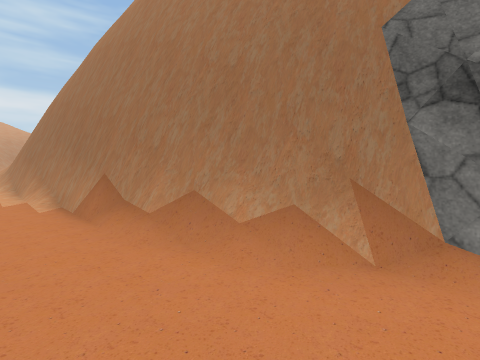
[1] (above)

12 first-person views from a walk through a 3-D level made in the Unity game engine. The camera is 1.5 m above the floor, tilts 4° down and sees 85° across. The floor is counted in squares, 2 m on a side. Each view is taken from the middle of a square. On the plan, view 1 faces up. The plan holds only what a view shows up to about 9 squares ahead; the rest is blank. The place goes on beyond the plan. The player is left out. Some surface patterns are stand-ins.

[2]
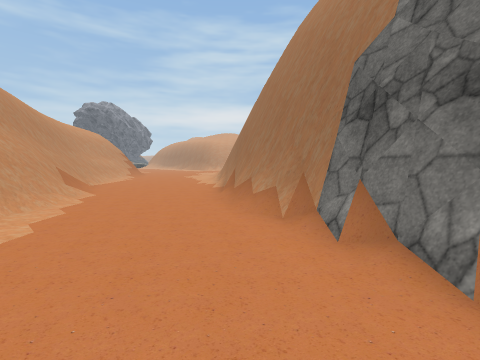

[3]
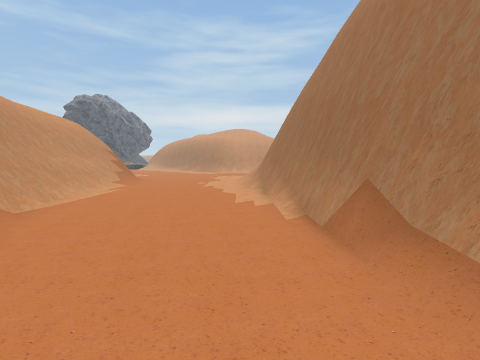

[4]
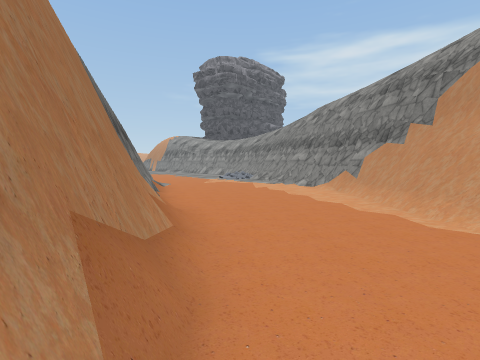

[5]
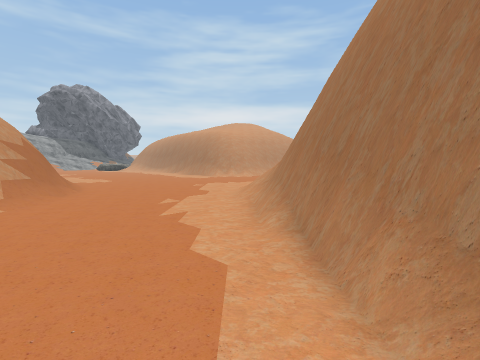

[6]
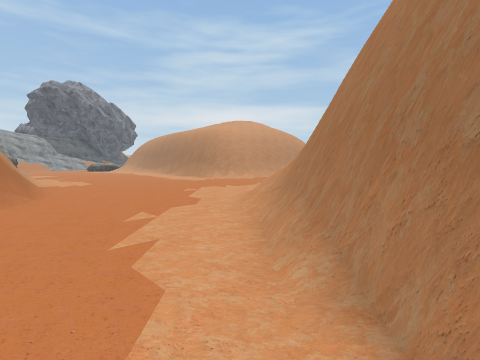

[7]
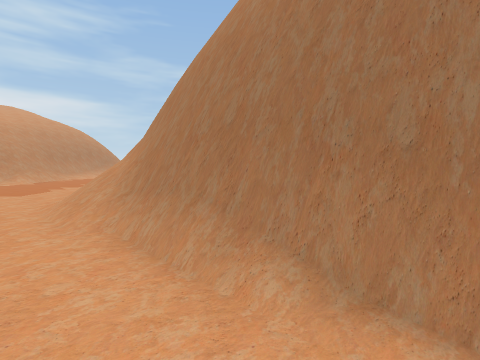

[8]
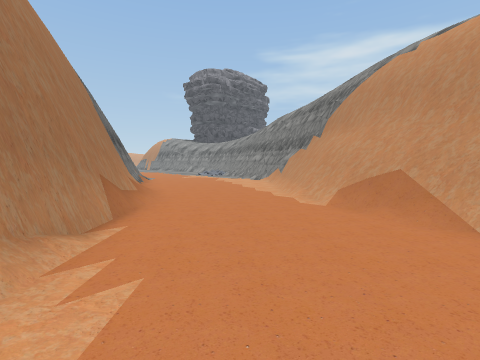

[9]
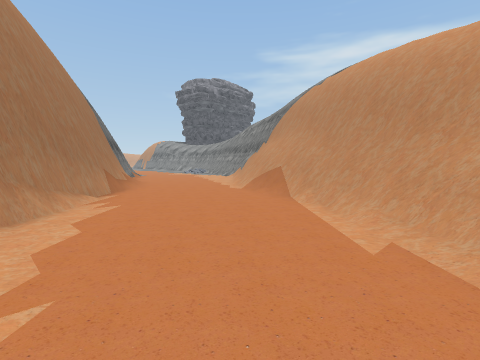

[10]
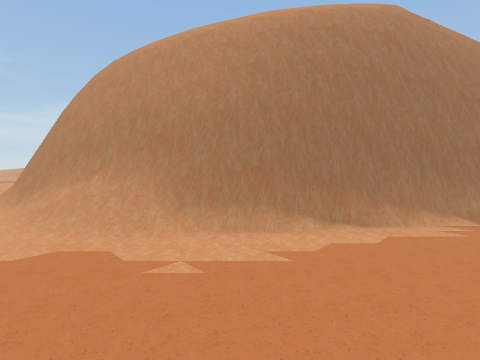

[11]
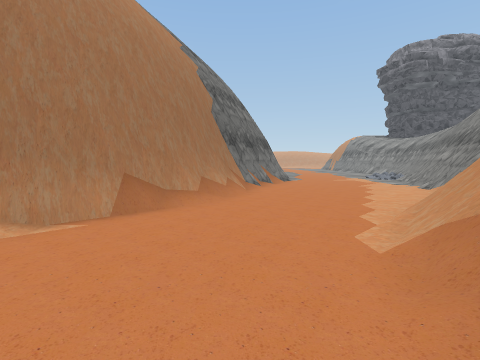

[12]
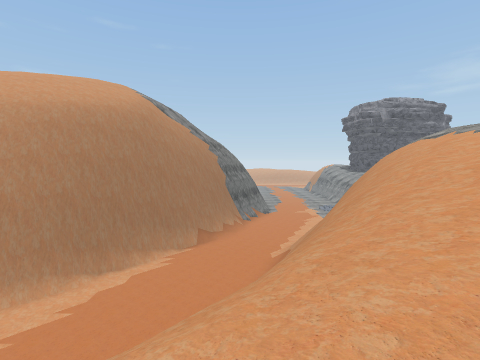

### Floor plan
Key: @ floor where view 1 was taken; # wall or solid block; . main floor; : floor 5.25 m higher than the main floor; + floor 5.5 m higher than the main floor; * floor 6.25 m higher than the main floor; % floor 7.5 m higher than the main floor; & floor 8 m higher than the main floor; $ floor 8.25 m higher than the main floor; / step, stairs or slope; = window, fence, low wall or low ledge; v drop or lower ground.
Columns run from 17 left of view 1 to 3 right of it. Each row starts with its distance up from view 1.
 14    =... #
 13    /....#
 12      ...##
 11      .../#
 10      .../##
  9     ....//#
  8    ....../##
  7   .........##
  6 vv///.......###
  5   ####=....../##
  4     //=/....../##
  3      //=/.......###
  2     ://===......./###
  1      +//####/.......#
  0       *//vv###=..@...
 -1        ////vv###.....
 -2         %///vv###....
 -3          &$///vv##...
 -4              //vv####
 -5                //vvv#
 -6                 //

Where each view was taken, in squares from view 1:
view 1: 0 up, 0 right, facing up
view 2: 1 down, 3 right, facing up-left
view 3: 1 up, 1 left, facing up-left
view 4: 4 up, 3 left, facing down-right
view 5: 4 up, 4 left, facing up-left
view 6: 5 up, 5 left, facing up-left
view 7: 5 up, 6 left, facing up
view 8: 5 up, 6 left, facing down-right
view 9: 6 up, 9 left, facing down-right
view 10: 4 up, 10 left, facing up-right
view 11: 2 up, 6 left, facing right
view 12: 2 up, 13 left, facing right
